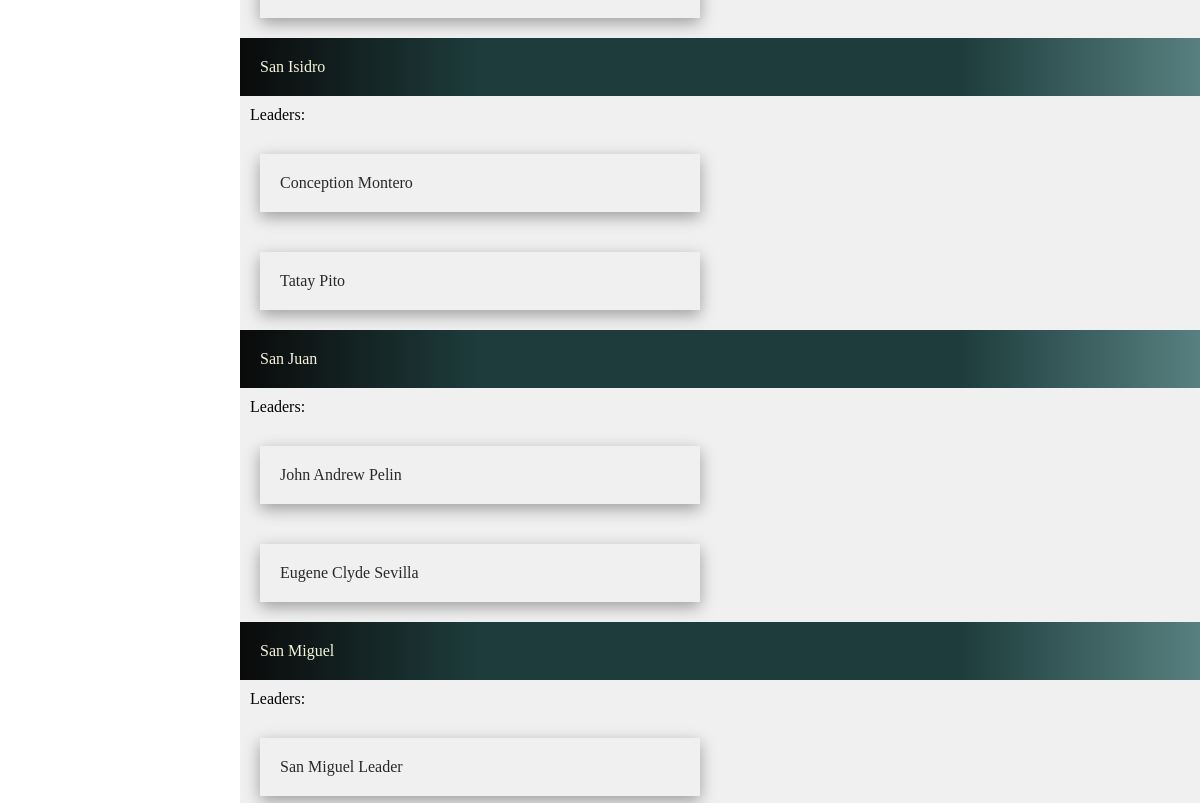
/clusters/ (lower part), run on an earlier commit of the app's database.
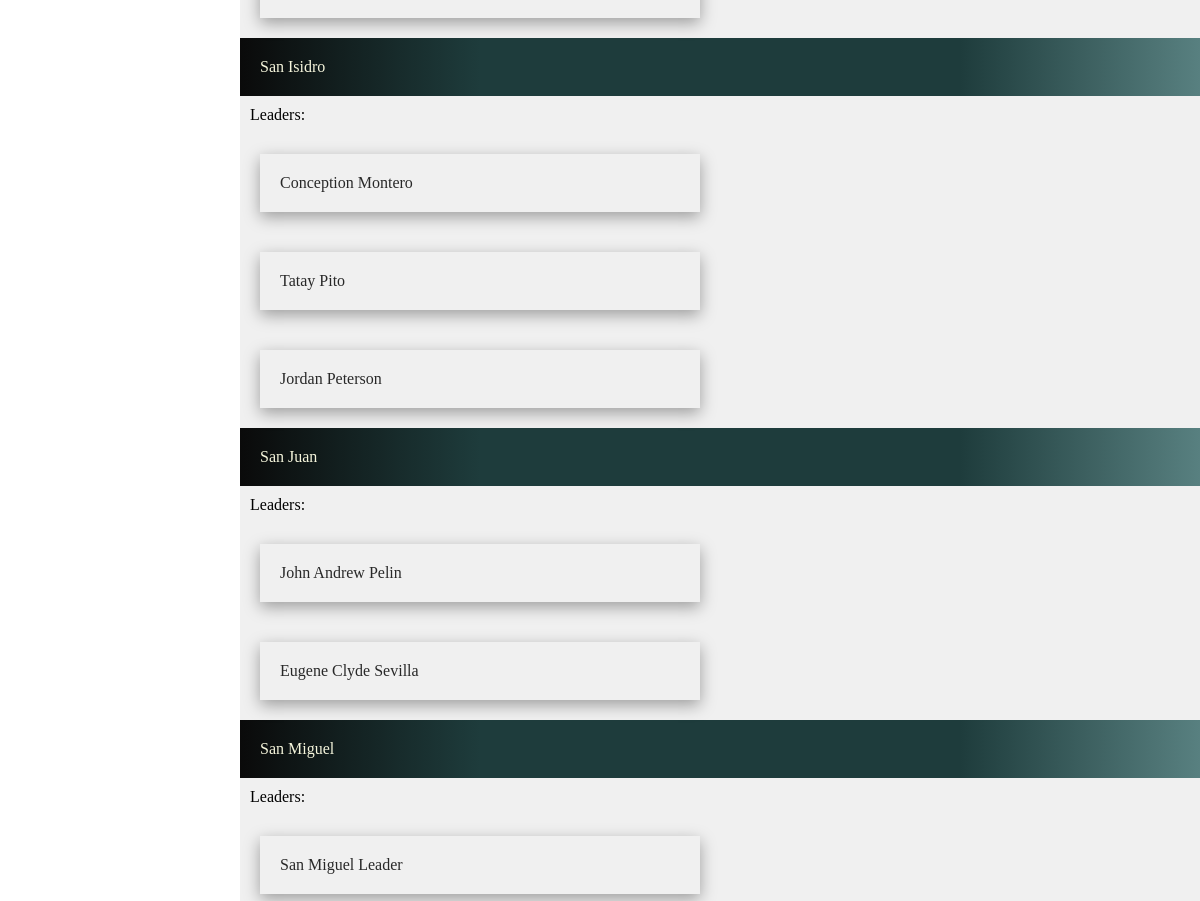
And on a later commit of the database.
### management/models.py (models this page shows, shortened)
class Barangay(models.Model):
    brgy_name = models.CharField(max_length=255)
    brgy_voter_population = models.IntegerField(blank=True, null=True)
    lat = models.FloatField(blank=True, null=True)
    long = models.FloatField(blank=True, null=True)
    class Meta:
        ordering = ['brgy_name']

class Leader(models.Model):
    name = models.CharField(max_length=255)
    gender = models.ForeignKey(Gender, related_name='leader_gender', on_delete=models.CASCADE)
    age = models.IntegerField()
    brgy = models.ForeignKey(Barangay, related_name='leader_brgy', on_delete=models.CASCADE)
    sitio = models.ForeignKey(Sitio, related_name='leader_sitio', on_delete=models.CASCADE, null=True, blank=True)
    date_registered = models.DateTimeField(auto_now_add=True)
    image = models.ImageField(null=True, blank=True, upload_to="images/")

### management/views.py (the view)
# urls.py: path('clusters/', views.clusters, name='clusters'),
def clusters(request):
    barangays = Barangay.objects.all()
    leaders = {}
    for brgys in barangays:
        brgy_name = brgys.brgy_name
        if Leader.objects.filter(brgy__brgy_name=brgy_name).exists():
            leaders[Leader.objects.filter(brgy__brgy_name=brgy_name)] = brgy_name
    return render(request, 'clusters.html', {
        'leaders': leaders,
        'barangays': barangays,
    })

### management/templates/clusters.html (shortened to what this page needs)
{% extends 'base.html' %}
{% load static %}
{% block content %}
    <div class="cluster-brgy-leaders-section-div">
        {% for leaders, brgys in leaders.items %}
            <div class="cluster-brgy-name-header-div" id="brgy-{{ brgys }}">
                <a class="cluster-hyper-link-brgy-cluster" href="{% url 'brgy-leaders' brgys %}">
                    {{ brgys }}
                </a>
            </div>
            <div class="cluster-leader-header-title-div">
                Leaders:
            </div>
            <div class="cluster-leader-clusters-block-container-div">
                {% for leader in leaders %}
                    <div class="cluster-leader-name-div" id="cluster-leader-{{ leader.name }}">
                        <a class="cluster-leader-profile-link" href="{% url 'cluster' leader.name %}">
                            {{ leader.name }}
                        </a>
                    </div>
                {% endfor %}
            </div>
        {% endfor %}
    </div>
{% endblock %}

What changed in the data, as far as the page shows it:
added Leader: name "Jordan Peterson", shown under "San Isidro"
